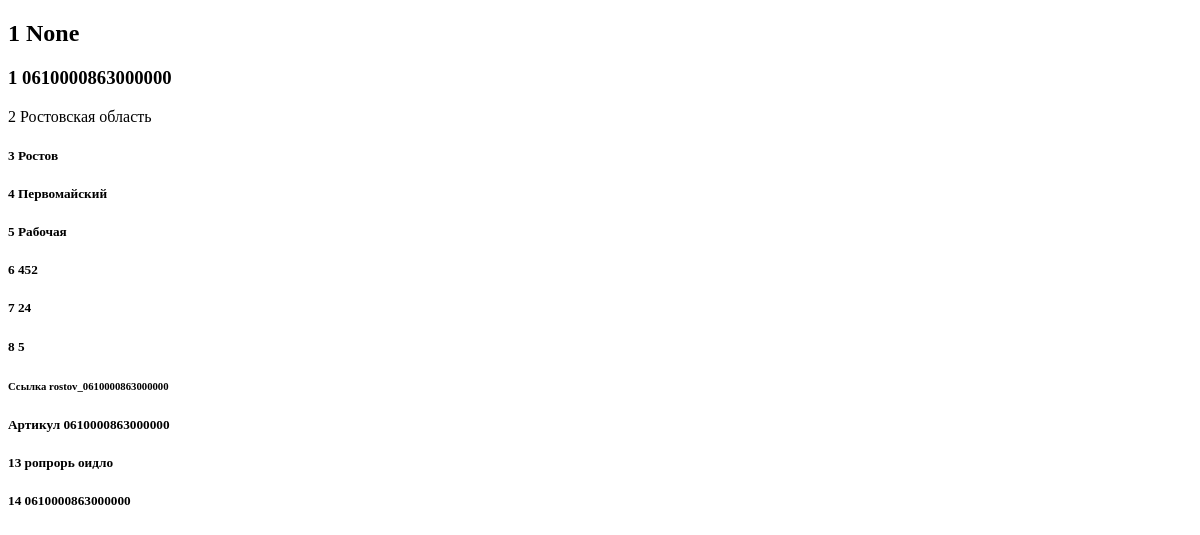
The app's page /dom/adresa/rostov_0610000863000000/, older data.
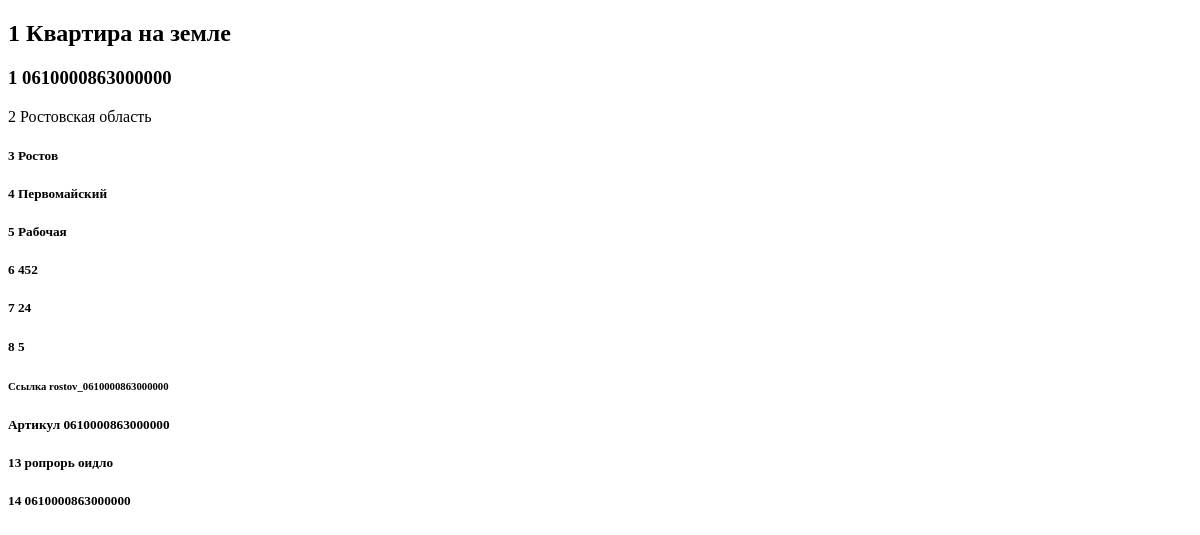
The same page, newer data.
### dom/models.py (models this page shows, shortened)
class Adres(models.Model):
    name_krai = models.CharField('Край, область', max_length=128)
    gorod = models.CharField('Нас. пункт', max_length=128, )
    raion = models.CharField('Район', max_length=128)
    street = models.CharField('Улица', max_length=128)
    n_doma = models.CharField('№ дома', max_length=10, default=0)
    n_kvartiri = models.CharField('№ квартиры', max_length=128, blank=True, null=True, default=0)
    n_podezda = models.CharField('№ подъезда', max_length=128, blank=True, null=True, default=0)
    slug = models.SlugField('Ссылка', max_length=160, unique=True, blank=True, null=True)
    is_activ = models.BooleanField('На сайте', default=False, blank=True, null=True)
    is_prodaju = models.BooleanField('Продается', default=False, blank=True, null=True)
    is_prodano = models.BooleanField('Продано', default=False, blank=True, null=True)
    is_arenda = models.BooleanField('В аренду', default=False, blank=True, null=True)
    descreption = models.TextField('Объявление', max_length=5000, blank=True, null=True)
    arti_dokument = models.ForeignKey(Articul, verbose_name='Артикул', on_delete=models.SET_NULL, null=True)
    categorii = models.ForeignKey(Categori, verbose_name='Категория земель', on_delete=models.SET_NULL, null=True)
    objects = CategoriManager()# Установка менеджера для поиска в модель
    class Meta:
        default_related_name = 'ad_res'
        verbose_name = 'Адрес'
        verbose_name_plural = 'Адреса'

class Articul(models.Model):
    art = models.CharField('Артикул', max_length=16, unique=True, blank=True, null=True)
    region = models.CharField('Код региона', max_length=3, blank=True, null=True, help_text="Трехзначное "
                               "число - Краснодарский край 023 или 123 ")
    mesto = models.CharField('Местоположение', max_length=2, blank=True, null=True, help_text="Двухзначное число")
    kod_phone = models.CharField('Код телефона', max_length=5, blank=True, null=True, help_text="Пятизначное число")
    nomer = models.CharField('Порядковый номер', max_length=6, blank=True, null=True,
                             help_text="Шестизначное число", default='000000')
    slug = models.SlugField('Уникальная ссылка', max_length=19, unique=True, blank=True, null=True)
    objects = CategoriManager()
    class Meta:
        verbose_name = 'Артикул'
        verbose_name_plural = 'Артикулы'
        ordering = ('-art',)
    def __str__(self):
        return self.art

class Categori(models.Model):
    name = models.CharField("Категория", max_length=150)
    description = models.TextField("Описание", max_length=1024, blank=True, null=True)
    slug = models.SlugField('Ссылка', max_length=160, unique=True)
    art_categori = models.ForeignKey(Articul, verbose_name='Арт_категории', on_delete=models.SET_NULL, null=True)
    objects = CategoriManager()  # Установка менеджера для поиска в модель
    def __str__(self):
        return self.name
    class Meta:
        verbose_name = 'Категория обЪекта'
        verbose_name_plural = 'Категории обЪектов'
        ordering = ('-name',)

### dom/views.py (the view)
# urls.py: path('adresa/<slug:slug>/', AdresDetailView.as_view(), name='adresa_detail'),
class AdresDetailView(DetailView):
    model = Adres
    context_object_name = 'adresa'
    template_name = 'dom/pokaz/adresa_detail.html'
    def get_context_data(self, **kwargs):
        context = super().get_context_data(**kwargs)
        return context

### dom/templates/dom/pokaz/adresa_detail.html (shortened to what this page needs)
<!DOCTYPE html>
<html lang="en">
<head>
</head>
<body>
<h2> 1 {{ adresa.categorii }}</h2>
<h3> 1 {{ adresa.arti_dokument.art }}</h3>
<p> 2 {{ adresa.name_krai }}</p>
<h5> 3 {{ adresa.gorod }}</h5>
<h5> 4 {{ adresa.raion }}</h5>
<h5> 5 {{ adresa.street }}</h5>
<h5> 6 {{ adresa.n_doma }}</h5>
<h5> 7 {{ adresa.n_kvartiri }}</h5>
<h5> 8 {{ adresa.n_podezda }}</h5>
<h6>Ссылка {{ adresa.slug }}</h6>
<h5>Артикул {{ adresa.arti_dokument }}</h5>
<h5> 13 {{ adresa.descreption }}</h5>
<h5> 14 {{ adresa.arti_dokument }}</h5>
</body>
</html>

Row changes from the older to the newer data that the page shows:
changed Adres "Ростовская область": categorii "None" → "Квартира на земле"
